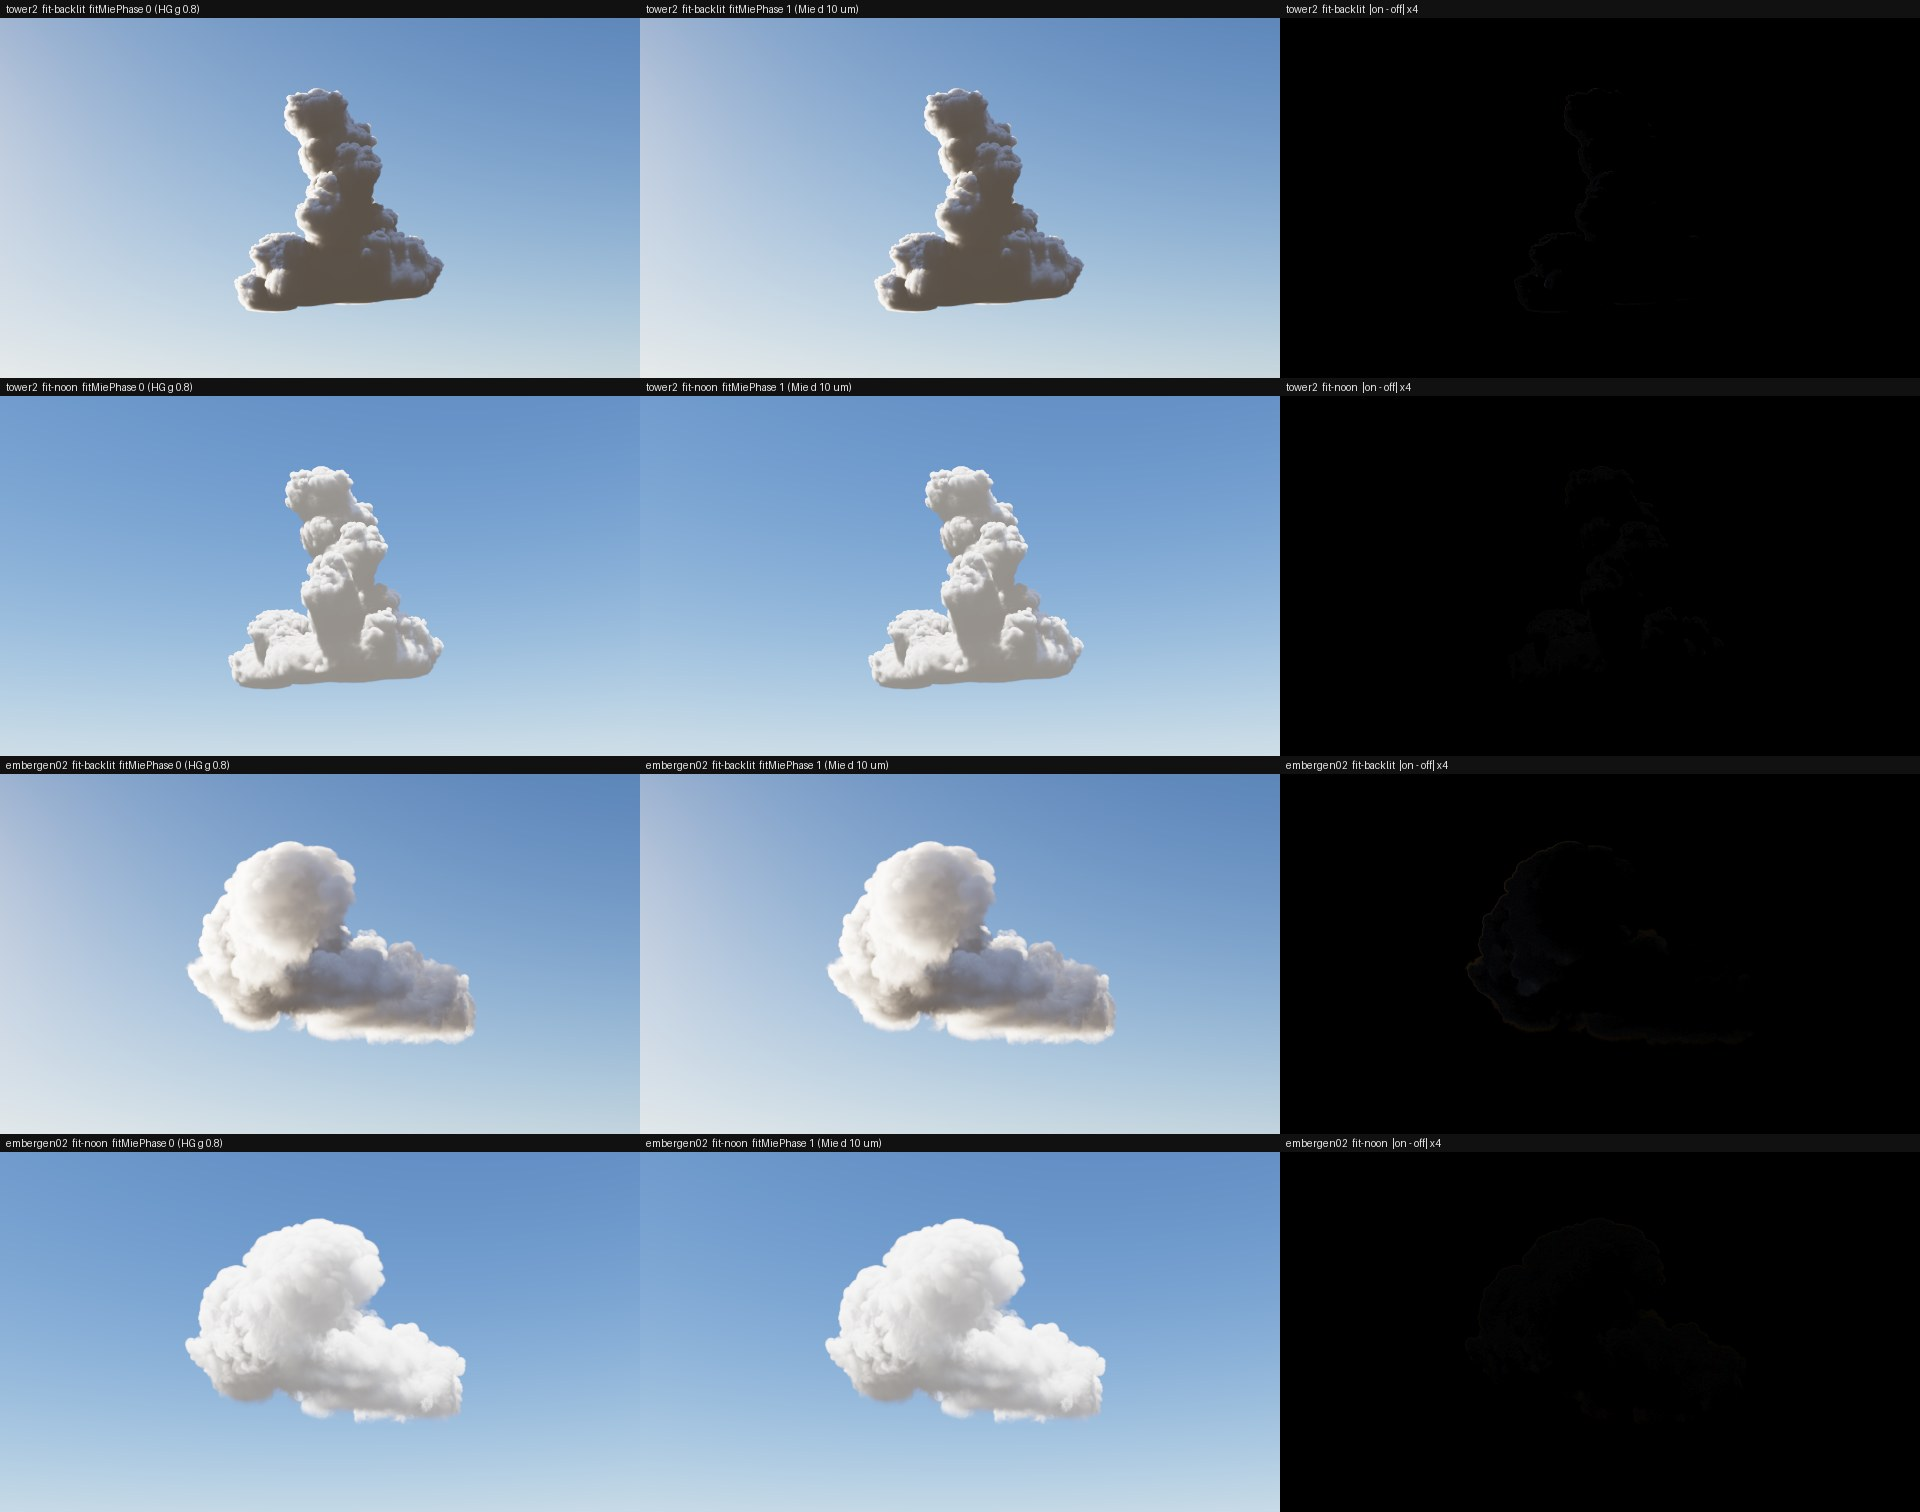

Reproduce this figure in Python.
# P1.7a sheet: rows tower2 / embergen02 x fit-backlit / fit-noon; columns fitMiePhase off | on | |on - off| x4. Run from the repo root.
from PIL import Image, ImageDraw, ImageChops
D = 'work/captures/P1-7a/'
L, W, H = 18, 640, 360
rows = [(c, v) for c in ['tower2', 'embergen02'] for v in ['fit-backlit', 'fit-noon']]
sheet = Image.new('RGB', (3 * W, len(rows) * (L + H)), (17, 17, 17))
d = ImageDraw.Draw(sheet)
for r, (cloud, view) in enumerate(rows):
    y = r * (L + H)
    a = Image.open(f'{D}{cloud}-off/{view}.png').convert('RGB')
    b = Image.open(f'{D}{cloud}-on/{view}.png').convert('RGB')
    diff = ImageChops.difference(a, b).point(lambda v: min(255, v * 4))
    for c, (img, lab) in enumerate([(a, 'fitMiePhase 0 (HG g 0.8)'), (b, 'fitMiePhase 1 (Mie d 10 um)'), (diff, '|on - off| x4')]):
        d.text((c * W + 6, y + 3), f'{cloud}  {view}  {lab}', fill=(230, 230, 230))
        sheet.paste(img, (c * W, y + L))
    la, lb = a.convert('L'), b.convert('L')
    import statistics
    pa, pb = list(la.getdata()), list(lb.getdata())
    n = len(pa)
    print(cloud, view, 'mean off %.1f on %.1f' % (sum(pa) / n, sum(pb) / n), 'sat255 off %d on %d' % (sum(p >= 254 for p in pa), sum(p >= 254 for p in pb)),
          'brighter>20: %d darker>20: %d' % (sum(q - p > 20 for p, q in zip(pa, pb)), sum(p - q > 20 for p, q in zip(pa, pb))))
sheet.save(D + 'sheet.jpg', quality=88)
